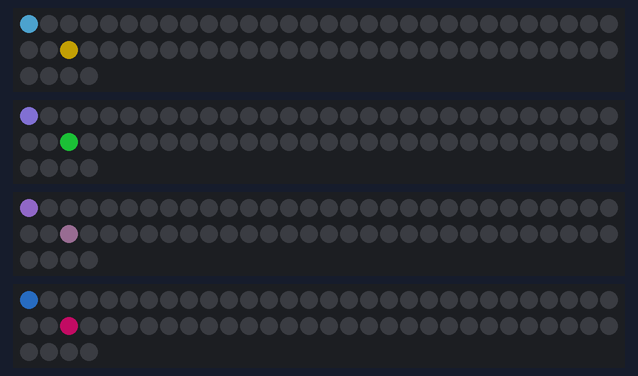
The sketch below on a simulated Arduino Uno, built with avr-gcc and run on an emulated ATmega328P. On the bench: 4 × 64 RGB LEDs in strip order, left to right, continuing on the next row. Dim RGB values are drawn brighter than linear; random numbers use the default seed unless the sketch sets one.

Above: at 0.17 s.

The sketch:

led_rain_stella_alt.ino
```cpp
#include <Adafruit_NeoPixel.h>
//this inclides the Adafriuit library

int num_s = 4; //number of strips
int i = 0;
int rain = 1;
int offset = 0;

Adafruit_NeoPixel strips[] = {
  Adafruit_NeoPixel(64, 6),
  Adafruit_NeoPixel(64, 8),
  Adafruit_NeoPixel(64, 10),
  Adafruit_NeoPixel(64, 12)
};


void setup() {
  for (int s = 0; s <  num_s; s++) {
    strips[s].begin();
    strips[s].clear();
  }
  Serial.begin(115200);
}
int br = 128;

unsigned long period_1 = 10;
unsigned long period_2 = 0;

unsigned long time_1 = 0;
unsigned long time_2 = 0;
int reading = 0;
int threshold = 100;
void loop() {
  if (millis() > time_1 + period_1) {
    time_1 = millis();
    reading = analogRead(A0);
    //    Serial.println(reading);
  }
  //  if (reading > threshold) {
  //    scatter();
  //  }
  //  else {
  for (int b = 0; b < 5; b++) {
    droplets_alt();
  }
  scatter();
  //  }

}

void droplets_alt() {
  int wait_time=random(80) + 20;
  for (int j = 0; j < 64; j++) {
    for (int s = 0; s < num_s; s++) {
      //Adafruit_NeoPixel strip = strips[s];
      strips[s].clear();
      for (int r = 0; r < rain; r++ ) {
        strips[s].setPixelColor(j + r * offset , random(br), random(br), random(br));
        strips[s].setPixelColor((j + 32 + r * offset) % 64, random(br), random(br), random(br));
      }
      strips[s].show();
    }
    delay(wait_time);

  }
  i++;
  rain = sin(i) * 2 + 3;
  offset = random(32);
}
void droplets() {
  for (int a = 2; a < 5; a++) {
    rain = a;
    offset = 13 - a;
    int delayTime = ((int)50 / a) + 20;
    for (int j = 0; j < 64; j++) {
      for (int s = 0; s < num_s; s++) {
        strips[s].clear();
        for (int r = 0; r < rain; r++ ) {

          strips[s].setPixelColor((j + r * offset) % 64 , random(br), random(br), random(br));
          //        Serial.println(j + r * offset);
          //        Serial.println((j + 32 + r * offset) % 64);
          strips[s].setPixelColor((j + 32 + r * offset) % 64, random(br), random(br), random(br));
        }
        strips[s].show();
      }
      delay(delayTime);
    }
  }

  Serial.println("done");
}
void scatter() {

  for (int i = 0; i < 5; i++) {
    for (int j = 0; j < 64; j++) {
      for (int s = 0; s < num_s; s++) {
        strips[s].clear();
        strips[s].setPixelColor(random(64), random(br*2), random(br*2), random(br*2));
        strips[s].show();
        delay(1); //5-i
        strips[s].setPixelColor(j, 0);
        strips[s].show();


      }
      //        int[] led_pos = int[i]
      //        for (int a = 0; a < i; a++) {
      //          led_pos[a] = random(64);
      //        }
      //        for (int a = 0; a < i; a++) {
      //          strips[s].setPixelColor(led_pos[a], random(64), random(64), random(64));
      //        }
      //                strips[s].show();
      //
      //        for
      //          strips[s].setPixelColor(led_pos, random(64), random(64), random(64));
      //          strips[s].setPixelColor(led_pos, random(64), random(64), random(64));
      //        }
      //        //        delay(1);
      //        strips[s].setPixelColor(led_pos, 0);
      //        strips[s].show();

    }

  }
  //    delay(3);
  //    for (int s = 0; s < num_s; s++) {
  //      strips[s].clear();
  //    }

}
```
